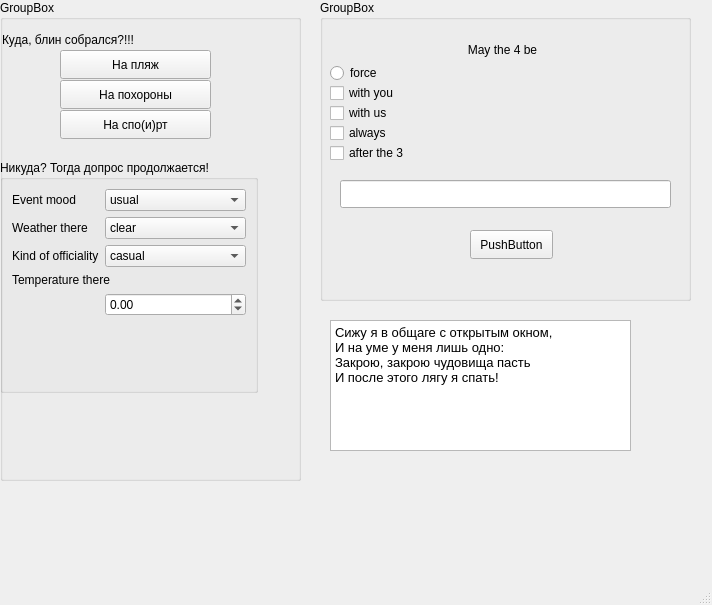
<?xml version="1.0" encoding="UTF-8"?>
<ui version="4.0">
 <class>MainWindow</class>
 <widget class="QMainWindow" name="MainWindow">
  <property name="geometry">
   <rect>
    <x>0</x>
    <y>0</y>
    <width>712</width>
    <height>605</height>
   </rect>
  </property>
  <property name="windowTitle">
   <string>MainWindow</string>
  </property>
  <widget class="QWidget" name="centralwidget">
   <widget class="QGroupBox" name="groupBox">
    <property name="geometry">
     <rect>
      <x>320</x>
      <y>0</y>
      <width>371</width>
      <height>301</height>
     </rect>
    </property>
    <property name="title">
     <string>GroupBox</string>
    </property>
    <widget class="QLabel" name="suggest">
     <property name="geometry">
      <rect>
       <x>42</x>
       <y>40</y>
       <width>281</width>
       <height>20</height>
      </rect>
     </property>
     <property name="text">
      <string>May the 4 be</string>
     </property>
     <property name="alignment">
      <set>Qt::AlignCenter</set>
     </property>
    </widget>
    <widget class="QCheckBox" name="Withyou">
     <property name="geometry">
      <rect>
       <x>10</x>
       <y>80</y>
       <width>93</width>
       <height>26</height>
      </rect>
     </property>
     <property name="text">
      <string>with you</string>
     </property>
    </widget>
    <widget class="QRadioButton" name="radioButton">
     <property name="geometry">
      <rect>
       <x>10</x>
       <y>60</y>
       <width>112</width>
       <height>26</height>
      </rect>
     </property>
     <property name="text">
      <string>force</string>
     </property>
    </widget>
    <widget class="QPushButton" name="pushButton">
     <property name="geometry">
      <rect>
       <x>150</x>
       <y>230</y>
       <width>83</width>
       <height>29</height>
      </rect>
     </property>
     <property name="text">
      <string>PushButton</string>
     </property>
    </widget>
    <widget class="QCheckBox" name="withus">
     <property name="geometry">
      <rect>
       <x>10</x>
       <y>100</y>
       <width>93</width>
       <height>26</height>
      </rect>
     </property>
     <property name="text">
      <string>with us</string>
     </property>
    </widget>
    <widget class="QCheckBox" name="always">
     <property name="geometry">
      <rect>
       <x>10</x>
       <y>120</y>
       <width>93</width>
       <height>26</height>
      </rect>
     </property>
     <property name="text">
      <string>always</string>
     </property>
    </widget>
    <widget class="QCheckBox" name="after">
     <property name="geometry">
      <rect>
       <x>10</x>
       <y>140</y>
       <width>93</width>
       <height>26</height>
      </rect>
     </property>
     <property name="text">
      <string>after the 3</string>
     </property>
    </widget>
    <widget class="QLineEdit" name="lineEdit">
     <property name="geometry">
      <rect>
       <x>20</x>
       <y>180</y>
       <width>331</width>
       <height>28</height>
      </rect>
     </property>
    </widget>
   </widget>
   <widget class="QGroupBox" name="groupBox_2">
    <property name="geometry">
     <rect>
      <x>0</x>
      <y>0</y>
      <width>301</width>
      <height>481</height>
     </rect>
    </property>
    <property name="title">
     <string>GroupBox</string>
    </property>
    <widget class="QLabel" name="label">
     <property name="geometry">
      <rect>
       <x>2</x>
       <y>29</y>
       <width>301</width>
       <height>21</height>
      </rect>
     </property>
     <property name="text">
      <string>Куда, блин собрался?!!!</string>
     </property>
    </widget>
    <widget class="QPushButton" name="pushButton_2">
     <property name="geometry">
      <rect>
       <x>60</x>
       <y>50</y>
       <width>151</width>
       <height>29</height>
      </rect>
     </property>
     <property name="text">
      <string>На пляж</string>
     </property>
    </widget>
    <widget class="QPushButton" name="pushButton_3">
     <property name="geometry">
      <rect>
       <x>60</x>
       <y>80</y>
       <width>151</width>
       <height>29</height>
      </rect>
     </property>
     <property name="text">
      <string>На похороны</string>
     </property>
    </widget>
    <widget class="QPushButton" name="pushButton_4">
     <property name="geometry">
      <rect>
       <x>60</x>
       <y>110</y>
       <width>151</width>
       <height>29</height>
      </rect>
     </property>
     <property name="text">
      <string>На спо(и)рт</string>
     </property>
    </widget>
    <widget class="QGroupBox" name="questions">
     <property name="geometry">
      <rect>
       <x>0</x>
       <y>160</y>
       <width>258</width>
       <height>233</height>
      </rect>
     </property>
     <property name="title">
      <string>Никуда? Тогда допрос продолжается!</string>
     </property>
     <layout class="QFormLayout" name="formLayout">
      <item row="0" column="0">
       <widget class="QLabel" name="eventlabel">
        <property name="text">
         <string>Event mood</string>
        </property>
       </widget>
      </item>
      <item row="0" column="1">
       <widget class="QComboBox" name="eventbox">
        <item>
         <property name="text">
          <string>usual</string>
         </property>
        </item>
        <item>
         <property name="text">
          <string>cheerful</string>
         </property>
        </item>
        <item>
         <property name="text">
          <string>sad</string>
         </property>
        </item>
        <item>
         <property name="text">
          <string>brash</string>
         </property>
        </item>
        <item>
         <property name="text">
          <string>mourning</string>
         </property>
        </item>
       </widget>
      </item>
      <item row="2" column="0">
       <widget class="QLabel" name="weatherbox_2">
        <property name="text">
         <string>Weather there</string>
        </property>
       </widget>
      </item>
      <item row="2" column="1">
       <widget class="QComboBox" name="weatherbox">
        <property name="currentText">
         <string>clear</string>
        </property>
        <item>
         <property name="text">
          <string>clear</string>
         </property>
        </item>
        <item>
         <property name="text">
          <string>windy</string>
         </property>
        </item>
        <item>
         <property name="text">
          <string>rainy</string>
         </property>
        </item>
        <item>
         <property name="text">
          <string>snowy</string>
         </property>
        </item>
        <item>
         <property name="text">
          <string>sunny</string>
         </property>
        </item>
        <item>
         <property name="text">
          <string>sandstormy</string>
         </property>
        </item>
        <item>
         <property name="text">
          <string>tsunamiy</string>
         </property>
        </item>
       </widget>
      </item>
      <item row="4" column="0">
       <widget class="QLabel" name="officiallabel">
        <property name="text">
         <string>Kind of officiality</string>
        </property>
       </widget>
      </item>
      <item row="4" column="1">
       <widget class="QComboBox" name="officialbox">
        <item>
         <property name="text">
          <string>casual</string>
         </property>
        </item>
        <item>
         <property name="text">
          <string>official</string>
         </property>
        </item>
        <item>
         <property name="text">
          <string>festive</string>
         </property>
        </item>
        <item>
         <property name="text">
          <string>doing sport</string>
         </property>
        </item>
       </widget>
      </item>
      <item row="6" column="0" colspan="2">
       <widget class="QLabel" name="temperaturelabel">
        <property name="text">
         <string>Temperature there</string>
        </property>
       </widget>
      </item>
      <item row="7" column="1">
       <widget class="QDoubleSpinBox" name="temperaturebox">
        <property name="minimum">
         <double>-30.000000000000000</double>
        </property>
        <property name="maximum">
         <double>45.000000000000000</double>
        </property>
       </widget>
      </item>
     </layout>
    </widget>
   </widget>
   <widget class="QTextEdit" name="textEdit">
    <property name="geometry">
     <rect>
      <x>330</x>
      <y>320</y>
      <width>301</width>
      <height>131</height>
     </rect>
    </property>
    <property name="html">
     <string>&lt;!DOCTYPE HTML PUBLIC &quot;-//W3C//DTD HTML 4.0//EN&quot; &quot;http://www.w3.org/TR/REC-html40/strict.dtd&quot;&gt;
&lt;html&gt;&lt;head&gt;&lt;meta name=&quot;qrichtext&quot; content=&quot;1&quot; /&gt;&lt;meta charset=&quot;utf-8&quot; /&gt;&lt;style type=&quot;text/css&quot;&gt;
p, li { white-space: pre-wrap; }
hr { height: 1px; border-width: 0; }
li.unchecked::marker { content: &quot;\2610&quot;; }
li.checked::marker { content: &quot;\2612&quot;; }
&lt;/style&gt;&lt;/head&gt;&lt;body style=&quot; font-family:'Segoe UI'; font-size:9pt; font-weight:400; font-style:normal;&quot;&gt;
&lt;p style=&quot; margin-top:0px; margin-bottom:0px; margin-left:0px; margin-right:0px; -qt-block-indent:0; text-indent:0px;&quot;&gt;&lt;span style=&quot; font-size:10pt;&quot;&gt;Сижу я в общаге с открытым окном,&lt;/span&gt;&lt;/p&gt;
&lt;p style=&quot; margin-top:0px; margin-bottom:0px; margin-left:0px; margin-right:0px; -qt-block-indent:0; text-indent:0px;&quot;&gt;&lt;span style=&quot; font-size:10pt;&quot;&gt;И на уме у меня лишь одно:&lt;/span&gt;&lt;/p&gt;
&lt;p style=&quot; margin-top:0px; margin-bottom:0px; margin-left:0px; margin-right:0px; -qt-block-indent:0; text-indent:0px;&quot;&gt;&lt;span style=&quot; font-size:10pt;&quot;&gt;Закрою, закрою чудовища пасть&lt;/span&gt;&lt;/p&gt;
&lt;p style=&quot; margin-top:0px; margin-bottom:0px; margin-left:0px; margin-right:0px; -qt-block-indent:0; text-indent:0px;&quot;&gt;&lt;span style=&quot; font-size:10pt;&quot;&gt;И после этого лягу я спать!&lt;/span&gt;&lt;/p&gt;&lt;/body&gt;&lt;/html&gt;</string>
    </property>
   </widget>
  </widget>
  <widget class="QMenuBar" name="menubar">
   <property name="geometry">
    <rect>
     <x>0</x>
     <y>0</y>
     <width>712</width>
     <height>25</height>
    </rect>
   </property>
  </widget>
  <widget class="QStatusBar" name="statusbar">
   <property name="accessibleName">
    <string>hdf jbv</string>
   </property>
  </widget>
 </widget>
 <resources/>
 <connections>
  <connection>
   <sender>radioButton</sender>
   <signal>clicked(bool)</signal>
   <receiver>pushButton</receiver>
   <slot>animateClick()</slot>
   <hints>
    <hint type="sourcelabel">
     <x>336</x>
     <y>210</y>
    </hint>
    <hint type="destinationlabel">
     <x>455</x>
     <y>383</y>
    </hint>
   </hints>
  </connection>
  <connection>
   <sender>Withyou</sender>
   <signal>pressed()</signal>
   <receiver>lineEdit</receiver>
   <slot>paste()</slot>
   <hints>
    <hint type="sourcelabel">
     <x>354</x>
     <y>230</y>
    </hint>
    <hint type="destinationlabel">
     <x>397</x>
     <y>332</y>
    </hint>
   </hints>
  </connection>
  <connection>
   <sender>withus</sender>
   <signal>released()</signal>
   <receiver>lineEdit</receiver>
   <slot>paste()</slot>
   <hints>
    <hint type="sourcelabel">
     <x>309</x>
     <y>250</y>
    </hint>
    <hint type="destinationlabel">
     <x>385</x>
     <y>332</y>
    </hint>
   </hints>
  </connection>
  <connection>
   <sender>always</sender>
   <signal>clicked()</signal>
   <receiver>lineEdit</receiver>
   <slot>paste()</slot>
   <hints>
    <hint type="sourcelabel">
     <x>347</x>
     <y>270</y>
    </hint>
    <hint type="destinationlabel">
     <x>365</x>
     <y>332</y>
    </hint>
   </hints>
  </connection>
  <connection>
   <sender>after</sender>
   <signal>stateChanged(int)</signal>
   <receiver>lineEdit</receiver>
   <slot>selectAll()</slot>
   <hints>
    <hint type="sourcelabel">
     <x>315</x>
     <y>290</y>
    </hint>
    <hint type="destinationlabel">
     <x>350</x>
     <y>332</y>
    </hint>
   </hints>
  </connection>
  <connection>
   <sender>pushButton</sender>
   <signal>released()</signal>
   <receiver>lineEdit</receiver>
   <slot>clear()</slot>
   <hints>
    <hint type="sourcelabel">
     <x>475</x>
     <y>359</y>
    </hint>
    <hint type="destinationlabel">
     <x>540</x>
     <y>319</y>
    </hint>
   </hints>
  </connection>
 </connections>
</ui>
